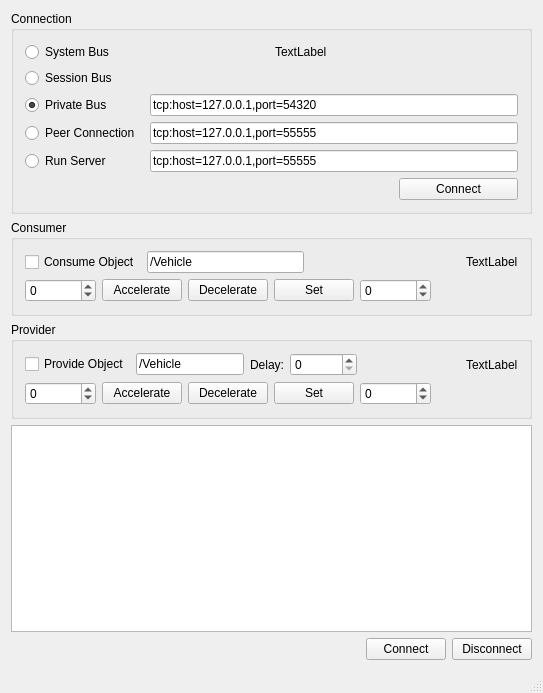
<?xml version="1.0" encoding="UTF-8"?>
<ui version="4.0">
 <class>DBusTest</class>
 <widget class="QMainWindow" name="DBusTest">
  <property name="geometry">
   <rect>
    <x>0</x>
    <y>0</y>
    <width>543</width>
    <height>693</height>
   </rect>
  </property>
  <property name="windowTitle">
   <string>DBusTest</string>
  </property>
  <widget class="QWidget" name="centralWidget">
   <layout class="QVBoxLayout" name="verticalLayout">
    <item>
     <widget class="QGroupBox" name="groupBox">
      <property name="title">
       <string>Connection</string>
      </property>
      <layout class="QGridLayout" name="gridLayout">
       <item row="4" column="0">
        <widget class="QRadioButton" name="rbServer">
         <property name="text">
          <string>Run Server</string>
         </property>
        </widget>
       </item>
       <item row="5" column="3">
        <widget class="QPushButton" name="btnConnect">
         <property name="text">
          <string>Connect</string>
         </property>
        </widget>
       </item>
       <item row="0" column="0">
        <widget class="QRadioButton" name="rbSystemBus">
         <property name="text">
          <string>System Bus</string>
         </property>
        </widget>
       </item>
       <item row="1" column="0">
        <widget class="QRadioButton" name="rbSessionBus">
         <property name="text">
          <string>Session Bus</string>
         </property>
        </widget>
       </item>
       <item row="3" column="0">
        <widget class="QRadioButton" name="rbPeer">
         <property name="text">
          <string>Peer Connection</string>
         </property>
        </widget>
       </item>
       <item row="2" column="0">
        <widget class="QRadioButton" name="rbPrivateBus">
         <property name="text">
          <string>Private Bus</string>
         </property>
         <property name="checked">
          <bool>true</bool>
         </property>
        </widget>
       </item>
       <item row="2" column="1" colspan="3">
        <widget class="QLineEdit" name="txtPrivateBus">
         <property name="text">
          <string>tcp:host=127.0.0.1,port=54320</string>
         </property>
        </widget>
       </item>
       <item row="3" column="1" colspan="3">
        <widget class="QLineEdit" name="txtPeer">
         <property name="text">
          <string>tcp:host=127.0.0.1,port=55555</string>
         </property>
        </widget>
       </item>
       <item row="4" column="1" colspan="3">
        <widget class="QLineEdit" name="txtServer">
         <property name="text">
          <string>tcp:host=127.0.0.1,port=55555</string>
         </property>
        </widget>
       </item>
       <item row="0" column="2" colspan="2">
        <widget class="QLabel" name="lblConnStatus">
         <property name="text">
          <string>TextLabel</string>
         </property>
        </widget>
       </item>
      </layout>
     </widget>
    </item>
    <item>
     <widget class="QGroupBox" name="groupBox_3">
      <property name="title">
       <string>Consumer</string>
      </property>
      <layout class="QVBoxLayout" name="verticalLayout_2">
       <item>
        <layout class="QHBoxLayout" name="horizontalLayout">
         <item>
          <widget class="QCheckBox" name="cbConsume">
           <property name="text">
            <string>Consume Object</string>
           </property>
          </widget>
         </item>
         <item>
          <widget class="QLineEdit" name="txtConsPath">
           <property name="text">
            <string>/Vehicle</string>
           </property>
          </widget>
         </item>
         <item>
          <spacer name="horizontalSpacer_3">
           <property name="orientation">
            <enum>Qt::Horizontal</enum>
           </property>
           <property name="sizeHint" stdset="0">
            <size>
             <width>40</width>
             <height>20</height>
            </size>
           </property>
          </spacer>
         </item>
         <item>
          <widget class="QLabel" name="lblConsStatus">
           <property name="text">
            <string>TextLabel</string>
           </property>
          </widget>
         </item>
        </layout>
       </item>
       <item>
        <layout class="QHBoxLayout" name="horizontalLayout_2">
         <item>
          <widget class="QSpinBox" name="btnConsSpeed">
           <property name="minimum">
            <number>-1000000</number>
           </property>
           <property name="maximum">
            <number>1000000</number>
           </property>
          </widget>
         </item>
         <item>
          <widget class="QPushButton" name="btnConsAcc">
           <property name="text">
            <string>Accelerate</string>
           </property>
          </widget>
         </item>
         <item>
          <widget class="QPushButton" name="btnConsDec">
           <property name="text">
            <string>Decelerate</string>
           </property>
          </widget>
         </item>
         <item>
          <widget class="QPushButton" name="btnConsSet">
           <property name="text">
            <string>Set</string>
           </property>
          </widget>
         </item>
         <item>
          <widget class="QSpinBox" name="numConsSet">
           <property name="minimum">
            <number>-1000000</number>
           </property>
           <property name="maximum">
            <number>1000000</number>
           </property>
          </widget>
         </item>
         <item>
          <spacer name="horizontalSpacer_2">
           <property name="orientation">
            <enum>Qt::Horizontal</enum>
           </property>
           <property name="sizeHint" stdset="0">
            <size>
             <width>40</width>
             <height>20</height>
            </size>
           </property>
          </spacer>
         </item>
        </layout>
       </item>
      </layout>
     </widget>
    </item>
    <item>
     <widget class="QGroupBox" name="groupBox_2">
      <property name="title">
       <string>Provider</string>
      </property>
      <layout class="QVBoxLayout" name="verticalLayout_3">
       <item>
        <layout class="QHBoxLayout" name="horizontalLayout_3">
         <item>
          <widget class="QCheckBox" name="cbProvide">
           <property name="text">
            <string>Provide Object</string>
           </property>
          </widget>
         </item>
         <item>
          <widget class="QLineEdit" name="txtProvPath">
           <property name="text">
            <string>/Vehicle</string>
           </property>
          </widget>
         </item>
         <item>
          <widget class="QLabel" name="label">
           <property name="text">
            <string>Delay:</string>
           </property>
           <property name="alignment">
            <set>Qt::AlignRight|Qt::AlignTrailing|Qt::AlignVCenter</set>
           </property>
          </widget>
         </item>
         <item>
          <widget class="QSpinBox" name="numDelay">
           <property name="maximum">
            <number>100000</number>
           </property>
           <property name="singleStep">
            <number>999</number>
           </property>
          </widget>
         </item>
         <item>
          <spacer name="horizontalSpacer_4">
           <property name="orientation">
            <enum>Qt::Horizontal</enum>
           </property>
           <property name="sizeHint" stdset="0">
            <size>
             <width>40</width>
             <height>20</height>
            </size>
           </property>
          </spacer>
         </item>
         <item>
          <widget class="QLabel" name="lblProvStatus">
           <property name="text">
            <string>TextLabel</string>
           </property>
          </widget>
         </item>
        </layout>
       </item>
       <item>
        <layout class="QHBoxLayout" name="horizontalLayout_4">
         <item>
          <widget class="QSpinBox" name="numProvSpeed">
           <property name="minimum">
            <number>-1000000</number>
           </property>
           <property name="maximum">
            <number>1000000</number>
           </property>
          </widget>
         </item>
         <item>
          <widget class="QPushButton" name="btnProvAcc">
           <property name="text">
            <string>Accelerate</string>
           </property>
          </widget>
         </item>
         <item>
          <widget class="QPushButton" name="btnProvDec">
           <property name="text">
            <string>Decelerate</string>
           </property>
          </widget>
         </item>
         <item>
          <widget class="QPushButton" name="btnProvSet">
           <property name="text">
            <string>Set</string>
           </property>
          </widget>
         </item>
         <item>
          <widget class="QSpinBox" name="numProvSet">
           <property name="minimum">
            <number>-1000000</number>
           </property>
           <property name="maximum">
            <number>1000000</number>
           </property>
          </widget>
         </item>
         <item>
          <spacer name="horizontalSpacer">
           <property name="orientation">
            <enum>Qt::Horizontal</enum>
           </property>
           <property name="sizeHint" stdset="0">
            <size>
             <width>40</width>
             <height>20</height>
            </size>
           </property>
          </spacer>
         </item>
        </layout>
       </item>
      </layout>
     </widget>
    </item>
    <item>
     <widget class="QPlainTextEdit" name="plainTextEdit"/>
    </item>
    <item>
     <layout class="QHBoxLayout" name="horizontalLayout_5">
      <item>
       <spacer name="horizontalSpacer_5">
        <property name="orientation">
         <enum>Qt::Horizontal</enum>
        </property>
        <property name="sizeHint" stdset="0">
         <size>
          <width>40</width>
          <height>20</height>
         </size>
        </property>
       </spacer>
      </item>
      <item>
       <widget class="QPushButton" name="btnTestCon">
        <property name="text">
         <string>Connect</string>
        </property>
       </widget>
      </item>
      <item>
       <widget class="QPushButton" name="btnTestDisconn">
        <property name="text">
         <string>Disconnect</string>
        </property>
       </widget>
      </item>
     </layout>
    </item>
   </layout>
  </widget>
  <widget class="QStatusBar" name="statusBar"/>
 </widget>
 <layoutdefault spacing="6" margin="11"/>
 <resources/>
 <connections/>
</ui>
